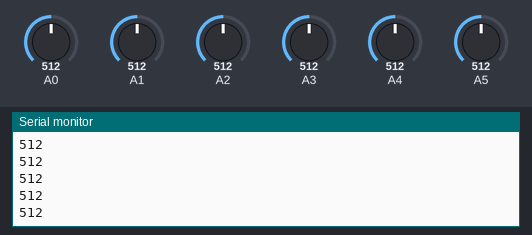
A sketch run on a simulated Arduino Uno, built with avr-gcc and run on an emulated ATmega328P. On the bench: the last lines printed to the serial monitor. Inputs (shaded band) come from the test bench; at power-on: A0 = 512, A1 = 512, A2 = 512, A5 = 512, A3 = 512, A4 = 512.

Above: at 1.2 s.
1.3 s: A0 set to 716
2.8 s: A1 set to 306
4.3 s: A2 set to 992
5.8 s: A5 set to 716
At 6.12 s:
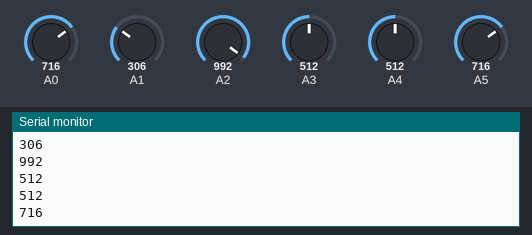
7.3 s: A3 set to 30
At 7.53 s:
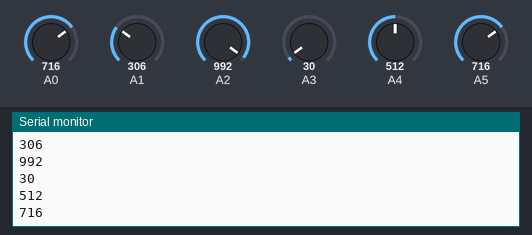
8.8 s: A0 set to 992
Timing chart, 0 to 11.3 s (numbered marks = the images above; inputs shaded):
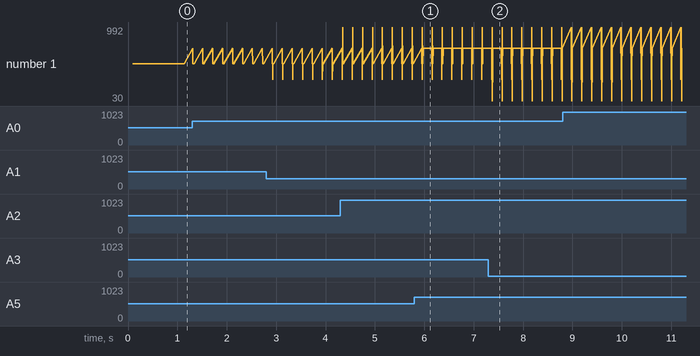

Measured:
- after the input at 7.3 s, the serial monitor: prints a new line after 0.08 s (image 2)

The sketch:

an_in.ino
```cpp
int analogPin = 3;     // potentiometer wiper (middle terminal) connected to analog pin 3
                       // outside leads to ground and +5V
int val = 0;           // variable to store the value read

void setup()
{
  Serial.begin(9600);          //  setup serial
}

void loop()
{
  digitalWrite(13, HIGH);   // set the LED on
   delay(100);

  for(int i = 0;i < 6;i++)
  {
    val = analogRead(i);    // read the input pin
    Serial.println(val);             // debug value
  }

   digitalWrite(13, LOW);    // set the LED off
   delay(100);

}
```
